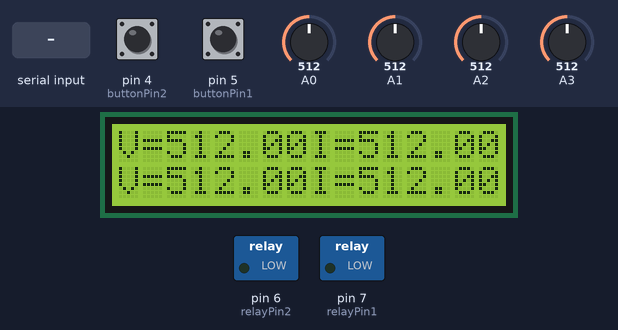
Recording of a sketch running on a simulated Arduino Uno, built with avr-gcc and run on an emulated ATmega328P. Shown: 16×2 character LCD, switched loads named in the sketch (green lamp = pin HIGH). The test bench sets the inputs (shaded band); at power-on: pin 4 (buttonPin2) LOW, A0 = 512, A1 = 512, A2 = 512, pin 5 (buttonPin1) LOW, A3 = 512. What the sketch prints to the serial monitor is not drawn.

Above: at 1.2 s.
1.3 s: "1" received over Serial
At 4.1 s:
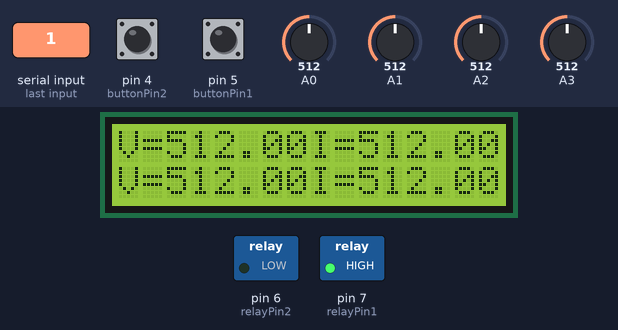
4.5 s: pin 4 (buttonPin2) pulled HIGH for 1 s
At 7.3 s:
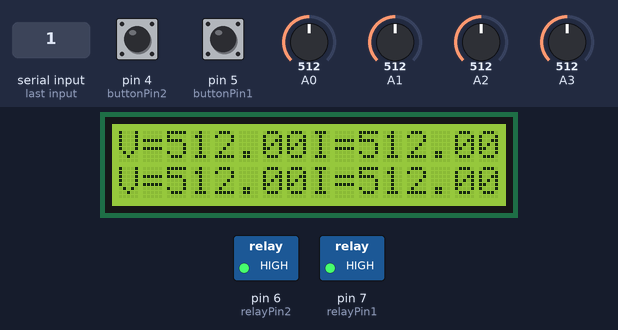
7.6 s: "2" received over Serial
At 10.3 s:
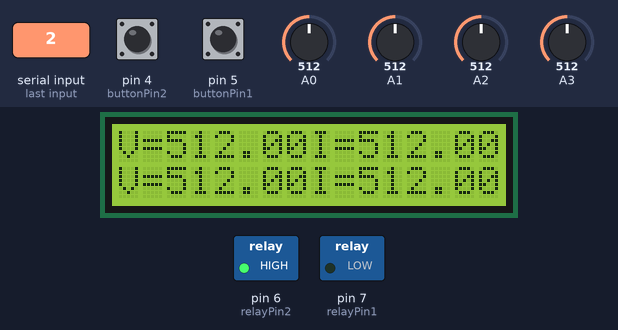
10.6 s: A0 set to 716
At 11.7 s:
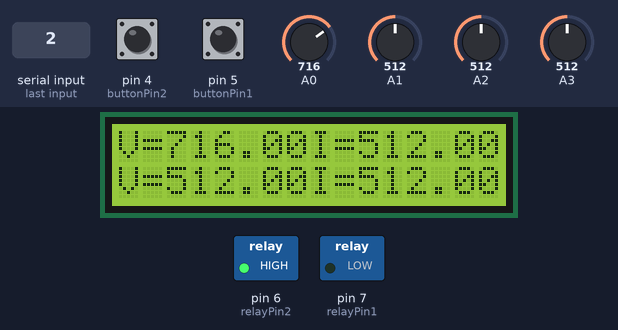
12.6 s: A1 set to 716
At 13.9 s:
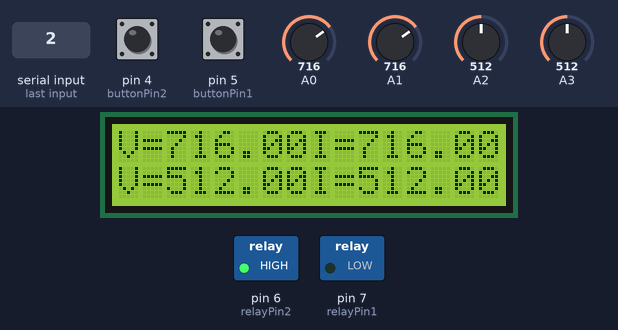
14.6 s: A2 set to 716
At 16.0 s:
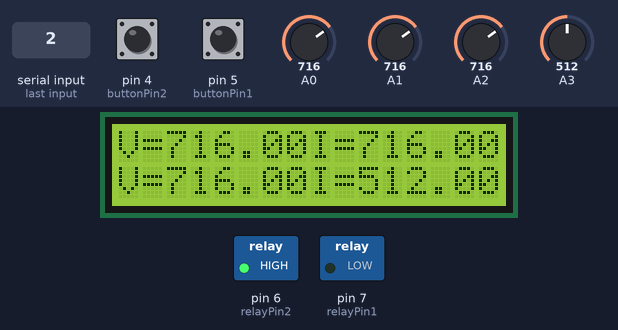
Timing chart, 0 to 17.6 s (numbered marks = the images above; inputs shaded):
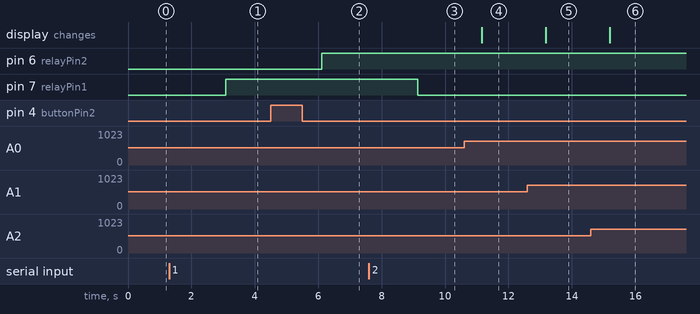

Measured:
- after the input at 1.3 s, pin 7 (relayPin1): LOW → HIGH after 1.8 s
- after the input at 4.5 s, pin 6 (relayPin2): LOW → HIGH after 1.6 s
- after the input at 7.6 s, pin 7 (relayPin1): HIGH → LOW after 1.5 s
- after the input at 10.6 s, the display: changes after 0.56 s (image 4)
- after the input at 12.6 s, the display: changes after 0.58 s (image 5)
- after the input at 14.6 s, the display: changes after 0.60 s (image 6)

The sketch:

Main_code_hardware_relay.ino
```cpp
#include <LiquidCrystal.h>


const int analogIn0 = A0;
const int analogIn1 = A1;
const int analogIn2 = A2;
const int analogIn3 = A3;
const int relayPin1 = 7;
const int relayPin2 = 6;
const int buttonPin1 = 5;
const int buttonPin2 = 4;
int buttonState1 = 0;
int buttonState2 = 0;
float val0 = 0;
float val1 = 0;
float val2 = 0;
float val3 = 0;
float time = 1000;
uint8_t btn1 = 0xFF;
uint8_t btn2 = 0xFF;
uint8_t led1;
uint8_t led2;
const int rs = 13, en = 12, d4 = 11, d5 = 10, d6 = 9, d7 = 8;
LiquidCrystal lcd(rs, en, d4, d5, d6, d7);
String readString;

void setup() {

  // set up the LCD's number of columns and rows:
  lcd.begin(16, 2);
  // Print a message to the LCD.
  lcd.print("V=");
  lcd.setCursor(8, 0);
  lcd.print("I=");
   lcd.setCursor(0, 1);
  lcd.print("V=");
  lcd.setCursor(8, 1);
  lcd.print("I=");
  Serial.begin(115200);
  //define_relay_pin
  pinMode(relayPin1, OUTPUT);
  pinMode(relayPin2, OUTPUT);
  pinMode(buttonPin1, INPUT);
  pinMode(buttonPin2, INPUT);
  digitalWrite(relayPin1,  LOW);
  digitalWrite(relayPin2,  LOW);
  btn1 = btn1 << 1 | digitalRead(buttonPin1);
  btn2 = btn2 << 1 | digitalRead(buttonPin2);

}

void loop() {
  String readString;
  String Q;
  while (Serial.available()){
  delay(1);
  if(Serial.available()>0){
  char c = Serial.read();
   if (isControl(c)){
  break;
  }
  readString += c;
  }
 }
 Q = readString;
//lcd_com_part

    val0 = analogRead(A0);
    val1 = analogRead(A1);
    val2 = analogRead(A2);
    val3 = analogRead(A3);

    lcd.setCursor(2, 0);
  // print the number of seconds since reset:
  lcd.print(val0);
  lcd.setCursor(10, 0);
  lcd.print(val1);
  lcd.setCursor(2, 1);
  lcd.print(val2);
  lcd.setCursor(10, 1);
  lcd.print(val3);
   Serial.print("Voltage_1 = ");
  Serial.print(val0);
  Serial.print("\t Voltage_2 = ");
  Serial.print(val2);
  Serial.print("\t Current_1 = ");
  Serial.print(val1);
  Serial.print("\t Current_2 = ");
  Serial.println(val3);
  delay(time);


////////////////////////////////////////////com_port_part


if (Q=="1"){
  digitalWrite(relayPin1,HIGH);
 }

if (Q=="2"){
  digitalWrite(relayPin1,LOW);
}

if (Q=="3"){
  digitalWrite(relayPin2,HIGH);
 }

if (Q=="4"){
  digitalWrite(relayPin2,LOW);
}
////////////////////////button_part
 static uint32_t past_1 = 0 ;
  if (millis() - past_1 >= 100) { // если прошло 200 миллисек
    past_1 = millis() ;
    btn1 = btn1 << 1 | digitalRead(buttonPin1);
    if  ((btn1 & 3) == 2) digitalWrite(relayPin1, led1 = ! led1);
  }
  ////2
static uint32_t past_2 = 0 ;
  if (millis() - past_2 >= 100) { // если прошло 200 миллисек
    past_2 = millis() ;
    btn2 = btn2 << 1 | digitalRead(buttonPin2);
    if  ((btn2 & 3) == 2) digitalWrite(relayPin2, led2 = ! led2);
  }

}
```
